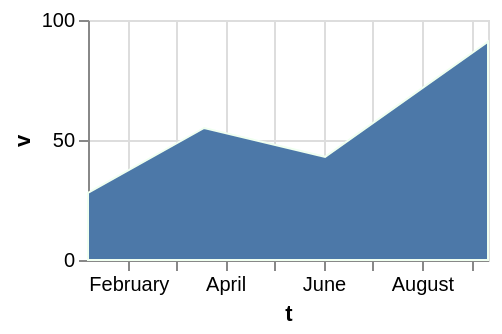

Write the Vega-Lite specification saved for this chart.
### Vega-Lite specification from a JSON file in a GitHub repository (floating-point values rounded to 4 significant figures)
{"$schema": "https://vega.github.io/schema/vega-lite/v6.json", "width": 200, "height": 120, "data": {"values": [{"c": "alpha", "v": 28, "w": 3, "t": "2024-01-07"}, {"c": "beta", "v": 55, "w": 7, "t": "2024-03-19"}, {"c": "gamma", "v": 43, "w": 5, "t": "2024-06-02"}, {"c": "delta", "v": 91, "w": 9, "t": "2024-09-11"}]}, "mark": {"type": "area", "stroke": "honeydew"}, "encoding": {"x": {"field": "t", "type": "temporal"}, "y": {"field": "v", "type": "quantitative"}}}
